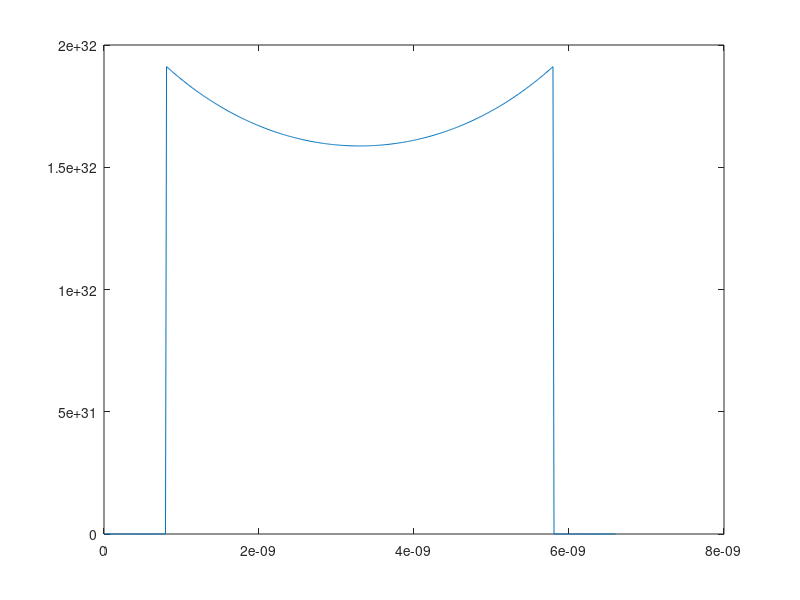
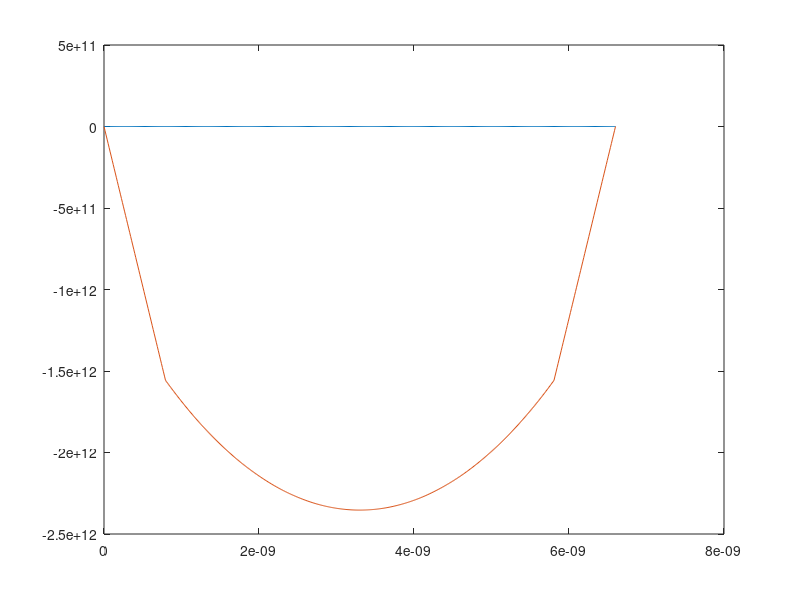
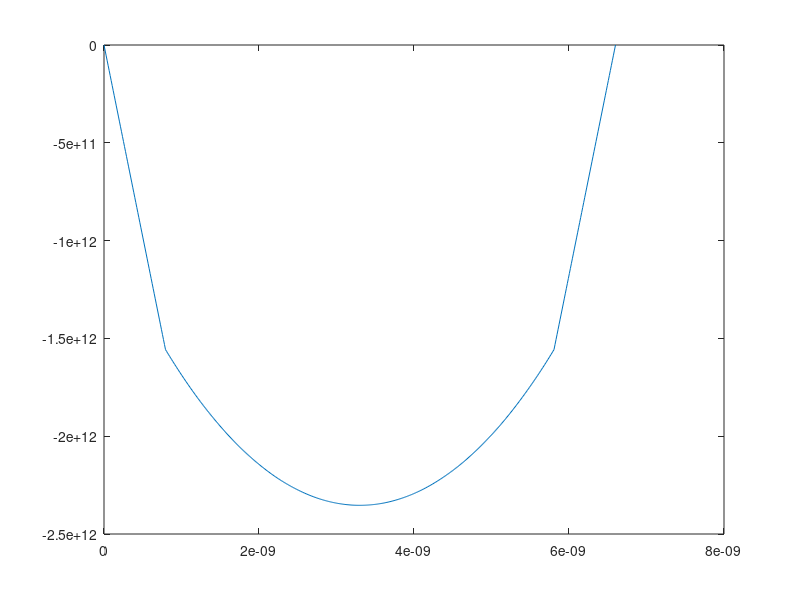

Write the MATLAB code that produced these figures, in order.
clear;
%*********%

% Numerical Solution
a = 0.8e-9;
b = 5e-9;
q = 1.602192e-19;
Nacc = 1e24; % /m^3
V_gate = 1; % gate voltage
k_B = 1.380662e-23;
T = 300;
ni = 1.075e16; % /m^3
N = 500;
n = round(N*(a/(2*a+b)));
delta_x = (2*a+b)/(N-1);
x = 0:delta_x:2*a+b;
xt = x';
E1 = 3.9*8.854187817e-12; E2 = 11.7*8.854187817e-12;
A = zeros(N,N);
B = zeros(N,1);
v = [1;-2;1];
B(N,1) = V_gate+0.33374 ;B(1,1) = V_gate+0.33374;

for i=2:n-1
    for j=1:3
        A(i,i+j-2)=E1.*v(j,1)/(delta_x)^2;
    end
end
for i=n+1:N-n
    for j=1:3
        A(i,i+j-2)=E2.*v(j,1)/(delta_x)^2;
        B(i,1) = q*Nacc;
    end
end
for i=N-n+2:N-1
    for j=1:3
        A(i,i+j-2)=E1.*v(j,1)/(delta_x)^2;
    end
end

A(1,1) = 1; A(N,N) = 1;
A(n,n-1) = E1/(delta_x)^2; A(n,n) = -(E1+E2)/(delta_x)^2; A(n,n+1)=E2/(delta_x)^2;
A(N-n+1,N-n) = E2/(delta_x)^2; A(N-n+1,N-n+1) = -(E1+E2)/(delta_x)^2; A(N-n+1,N-n+2)=E1/(delta_x)^2;

B(n,1) = q*Nacc/2; B(N-n+1,1) = q*Nacc/2;
phi = inv(A)*B;
elec_con = zeros(N,1);
for i=n+1:N-n
    elec_con(i,1) = ni*exp(q*phi(i,1)/(k_B*T));
end

phi_R = zeros(N,1);
for i=2:n-1
    for j=1:3
        A(i,i+j-2)=E1.*v(j,1)/(delta_x)^2;
    end
end
for i=n+1:N-n
    for j=1:3
        A(i,i+j-2)=E2.*v(j,1)/(delta_x)^2;
        B(i,1) = q.*elec_con(i,1);
    end
end
for i=N-n+2:N-1
    for j=1:3
        A(i,i+j-2)=E1.*v(j,1)/(delta_x)^2;
    end
end

A(1,1) = 1; A(N,N) = 1;
A(n,n-1) = E1/(delta_x)^2; A(n,n) = -(E1+E2)/(delta_x)^2; A(n,n+1)=E2/(delta_x)^2;
A(N-n+1,N-n) = E2/(delta_x)^2; A(N-n+1,N-n+1) = -(E1+E2)/(delta_x)^2; A(N-n+1,N-n+2)=E1/(delta_x)^2;

B(n,1) = q*elec_con(n,1)/2; B(N-n+1,1) = q*elec_con(N-n+1,1)/2;
phi_R = inv(A)*B;
diff = phi_R - phi;
plot(x,elec_con*1e-6);
figure(2)
plot(x,phi,x,phi_R);
figure(3)
plot(x,diff);
